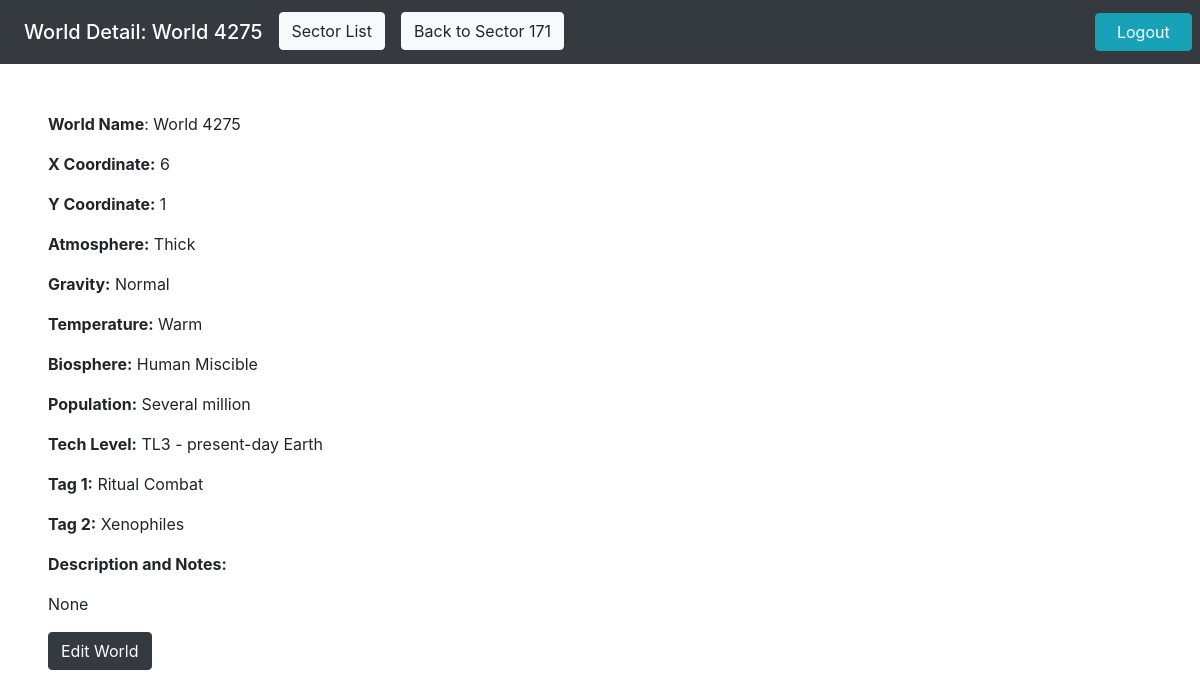
Page /swn/worlddetail/4275 (signed in) on the committed database.
### swn_app/models.py (models this page shows)
class World(models.Model):
    name = models.CharField(max_length=45, null=True)
    desc = models.TextField(null=True)
    x_coord = models.IntegerField()
    y_coord = models.IntegerField()
    tag1 = models.CharField(max_length=45)
    tag2 = models.CharField(max_length=45)
    atmosphere = models.CharField(max_length=45)
    temperature = models.CharField(max_length=45)
    biosphere = models.CharField(max_length=45)
    population = models.CharField(max_length=45)
    gravity = models.CharField(max_length=45)
    techlevel = models.CharField(max_length=45)
    sector = models.ForeignKey(Sector, related_name="systems", on_delete=models.CASCADE)
    created_at = models.DateTimeField(auto_now_add=True)
    updated_at = models.DateTimeField(auto_now=True)

class Sector(models.Model):
    name = models.CharField(max_length=45, null=True)
    desc = models.TextField(null=True)
    public = models.BooleanField()
    map = models.ImageField(null=True)
    owned_by = models.ForeignKey(User, related_name="sectors", on_delete=models.CASCADE)
    created_at = models.DateTimeField(auto_now_add=True)
    updated_at = models.DateTimeField(auto_now=True)

### swn_app/views.py (the view)
# urls.py: path('/worlddetail/<int:worldid>', views.worlddetail),
def worlddetail(request, worldid):
    user = User.objects.get(id=request.session['userid'])
    current_sector = World.objects.get(id=worldid).sector
    if current_sector.owned_by != user and current_sector.public == False:
        return redirect('/swn')
    elif current_sector.owned_by != user and current_sector.public == True:
        owned = False
    else:
        owned = True
    context = {
        'world' : World.objects.get(id=worldid),
        'owned' : owned
    }
    return render(request, 'worlddetail.html', context)

### swn_app/templates/worlddetail.html (shortened to what this page needs)
<!DOCTYPE html>
<html lang="en">
<head>
    {% load static %}
    <link rel="stylesheet" href="https://stackpath.bootstrapcdn.com/bootstrap/4.4.1/css/bootstrap.min.css">
</head>
<body>
    <nav class="navbar navbar-expand-lg navbar-dark bg-dark">
        <ul class="navbar-nav mr-auto col-11">
            <li class="nav-item"><span class="navbar-brand mx-2 my-1 h2">World Detail: {{world.name}}</span></li>
            <li class="nav-item"><a href="/swn" class="nav-item btn btn-light mx-2 my-1">Sector List</a></li>
            <li class="nav-item"><a href="/swn/sectordetail/{{world.sector.id}}" class="nav-item btn btn-light mx-2 my-1">Back to {{world.sector.name}}</a></li>
        </ul>
        <a href="/logout" class="nav-item btn btn-info nav-item col-1 mx-2 my-1">Logout</a>
    </nav>
    <div class="mx-5 my-5">
            <p><strong>World Name</strong>: {{world.name}}</p>
            <p><strong>X Coordinate:</strong> {{world.x_coord}}</p>
            <p><strong>Y Coordinate:</strong> {{world.y_coord}}</p>
            <p><strong>Atmosphere:</strong> {{world.atmosphere}}</p>
            <p><strong>Gravity:</strong> {{world.gravity}}</p>
            <p><strong>Temperature:</strong> {{world.temperature}}</p>
            <p><strong>Biosphere:</strong> {{world.biosphere}}</p>
            <p><strong>Population:</strong> {{world.population}}</p>
            <p><strong>Tech Level:</strong> {{world.techlevel}}</p>
            <p><strong>Tag 1:</strong> {{world.tag1}}</p>
            <p><strong>Tag 2:</strong> {{world.tag2}}</p>
            <p><strong>Description and Notes:</strong></p>
            <p>{{world.desc}}</p>
            {% if owned %}
            <a href="/swn/editworld/{{world.id}}" class="btn btn-dark">Edit World</a>
            {% endif %}
    </div>
</body>
</html>

### rows in the picture
World: name "World 4275", sector.name "Sector 171", x_coord "6", y_coord "1", atmosphere "Thick", gravity "Normal", temperature "Warm", biosphere "Human Miscible", population "Several million", techlevel "TL3 - present-day Earth", tag1 "Ritual Combat", tag2 "Xenophiles", desc "None"
